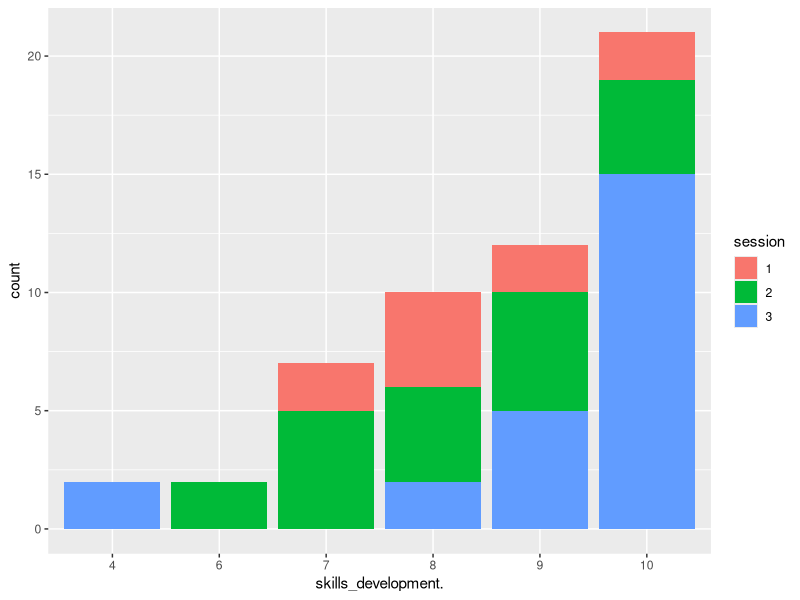
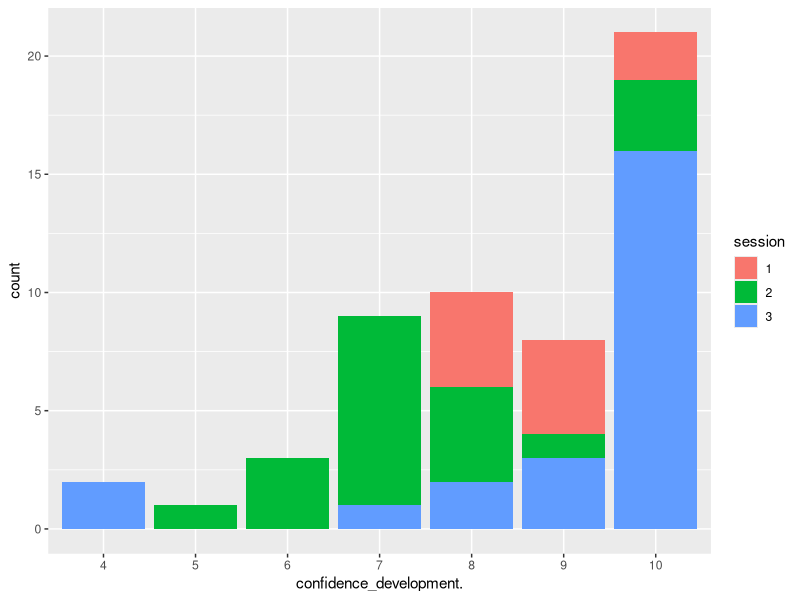
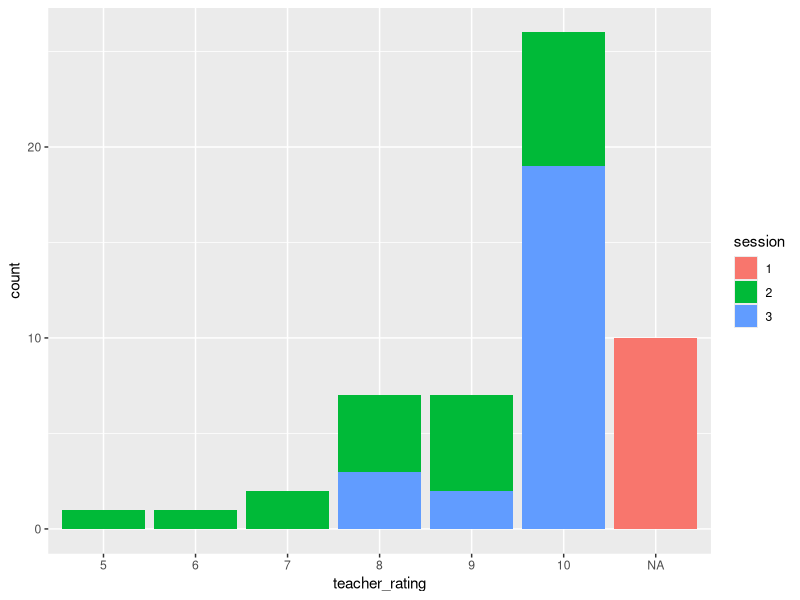
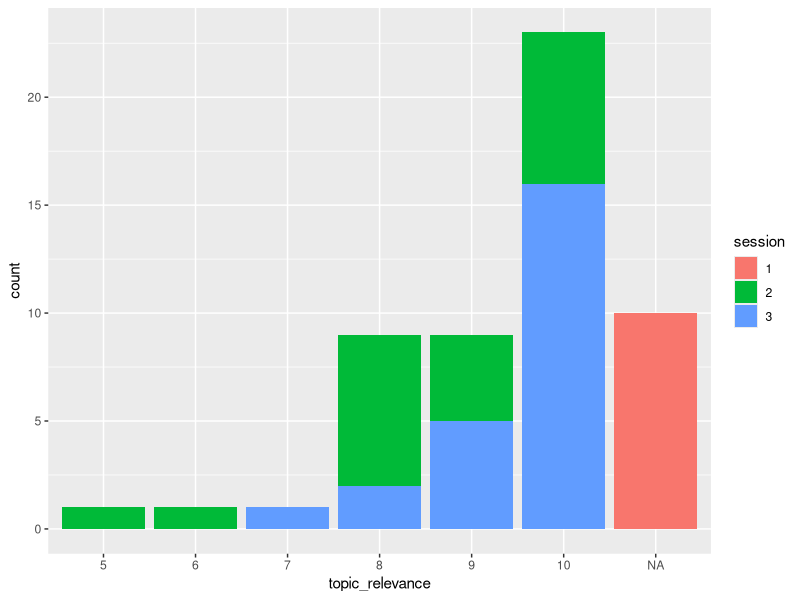
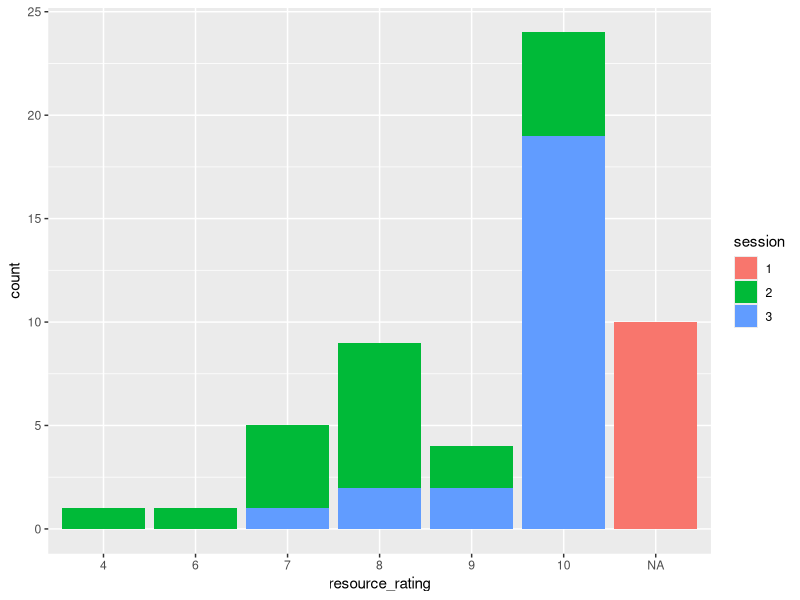
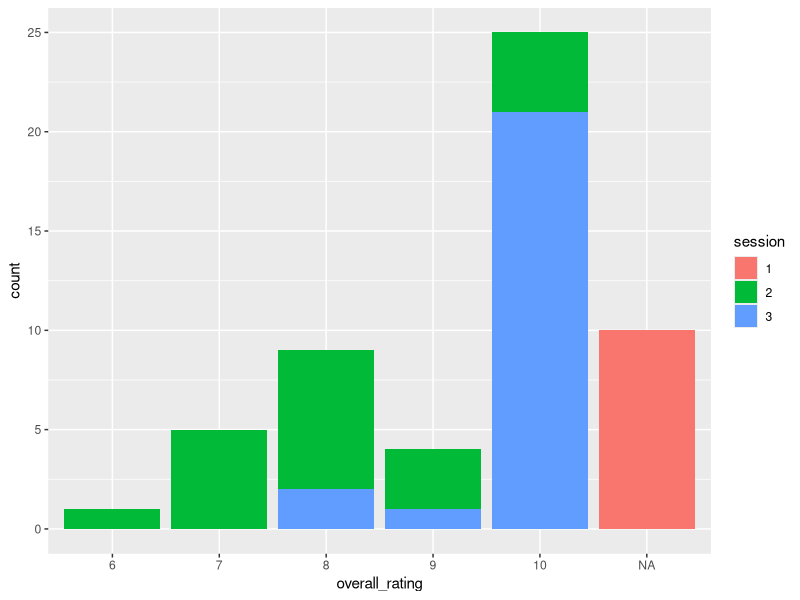

Source code (R) for these figures, in order:
library(ggplot2)
library(tidyverse)


### Campaigner training combined ###
combined_dat <- read.csv("training_combined.csv")
q_combined <- c("skills_development.", "confidence_development.", "teacher_rating",
              "topic_relevance", "resource_rating", "overall_rating")
  
for (i in q_combined) {
  combined_dat[[i]] <- as.factor(combined_dat[[i]])
} #changes all question data types to factors rather than strings

combined_dat$session <- as.factor(combined_dat$session) #changes session data types to factors

for (i in q_combined) {
  print (
    ggplot(subset(combined_dat, i != "NA"), aes(x=.data[[i]], fill = session)) +
      geom_bar()
  )
} # plots by rating colour coded by which session was attended
